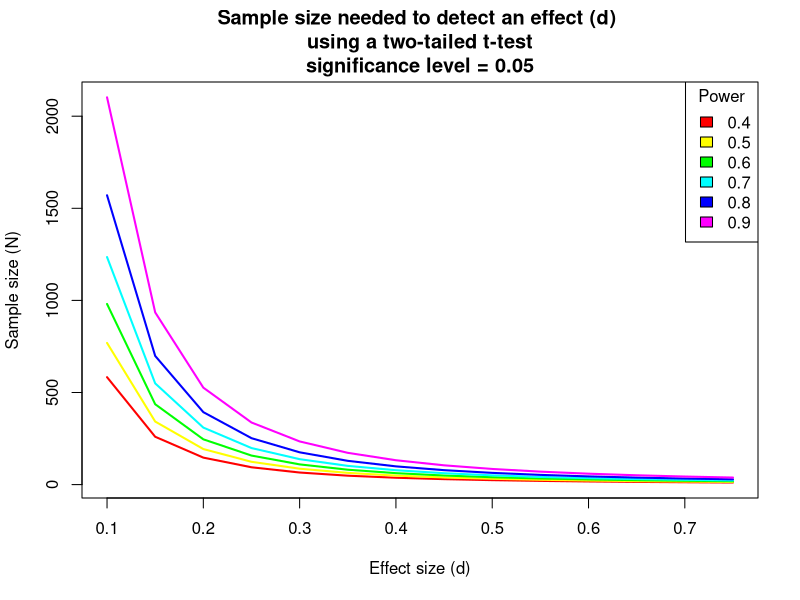

Write the R code that produced this figure.
# Plot power curves for two tailed t-test 

library(pwr)

# test out the function
?pwr.t.test
pwr.t.test(n = 35, power = 0.9, sig.level = 0.05, alternative = "two.sided")

# To plot we need the output for a range of values for both d and power
# Range of t-test effect sizes 
effect_sizes <- seq(0.1, 0.75, 0.05)
num_effects <- length(effect_sizes)

# Range of power values
power_val <- seq(0.4, 0.9, 0.1)
num_power <- length(power_val)

# Create matrix of sample sizes needed
# to have a certain amount of power to detect
# an effect of a certain size
mat_size <- numeric(num_effects*num_power)
sample_sizes <- matrix(mat_size, nrow = num_effects, ncol = num_power)

# Populate the matrix
for (pow in 1:num_power) {
  for (eff in 1:num_effects) {
    result <- pwr.t.test(n = NULL, 
                       d = effect_sizes[eff],
                       power = power_val[pow], 
                       sig.level = 0.05,
                       alternative = "two.sided")
    sample_sizes[eff, pow] <- result$n
  }
}

# Did we do it correctly?
sample_sizes
effect_sizes
power_val

# Set up canvas
# Power as a function of sample size, by effect size, 
# at constant significance level of 0.05
xrange <- range(effect_sizes)  
yrange <- round(range(sample_sizes))

colors <- rainbow(length(power_val))

plot(xrange, yrange, type = "n", 
     xlab = "Effect size (d)", 
     ylab = "Sample size (N)")

# Populate the graph
for (pow in 1:num_power) {
  lines(effect_sizes, sample_sizes[,pow], type = "l", lwd = 2, col = colors[pow])
}

# Annotate graph
title("Sample size needed to detect an effect (d) \nusing a two-tailed t-test\nsignificance level = 0.05")
legend("topright", title = "Power", as.character(power_val), fill = colors)
